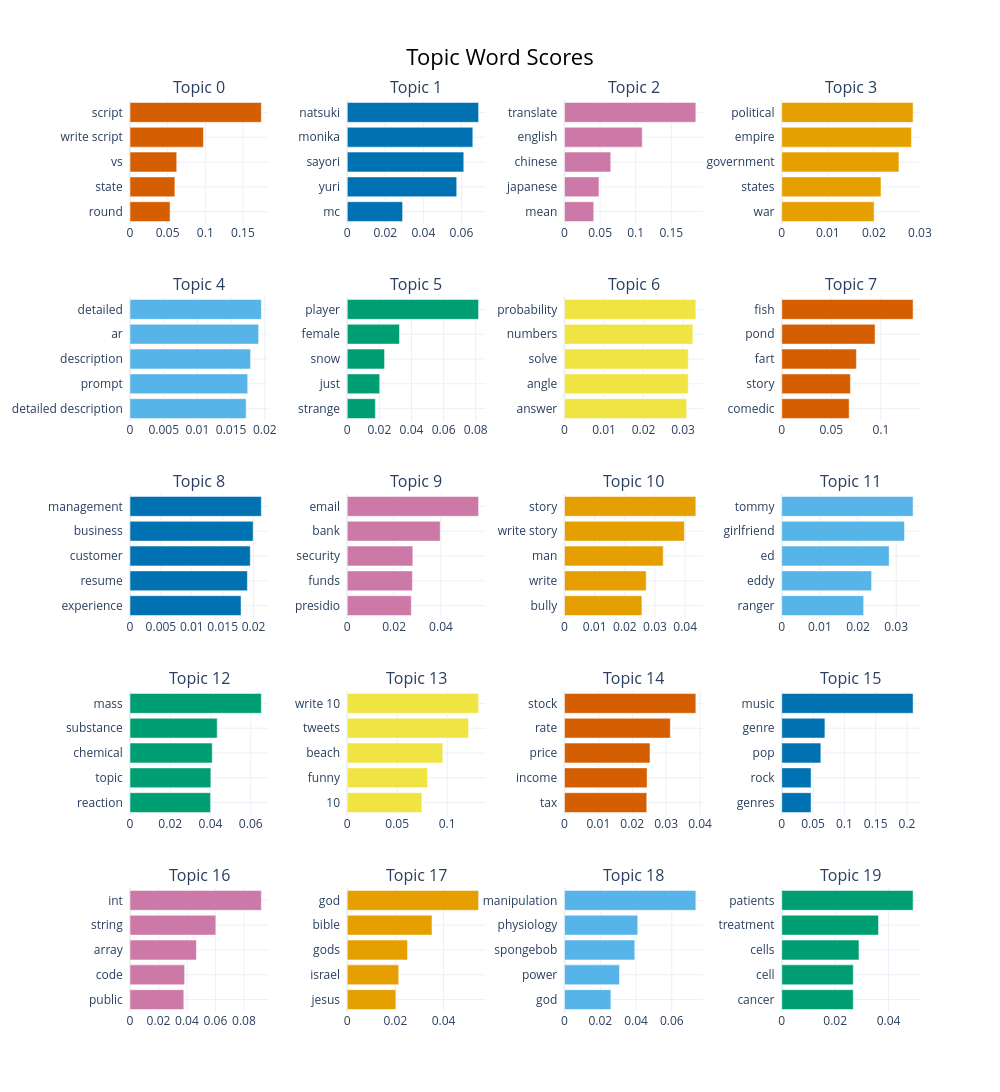

The code cell stored with this chart in its notebook:
### Markdown cell above
## 10. Visualizations

### Code cell
# Topic word scores barchart
best_model.visualize_barchart(top_n_topics=20)

### Figure 1 — Plotly figure (JSON) as saved in the notebook; plotly's stock layout.template omitted (floating-point values rounded to 4 significant figures)
{"data": [{"marker": {"color": "#D55E00"}, "orientation": "h", "type": "bar", "x": [0.05321, 0.05961, 0.06207, 0.09758, 0.1745], "xaxis": "x", "y": ["round  ", "state  ", "vs  ", "write script  ", "script  "], "yaxis": "y"}, {"marker": {"color": "#0072B2"}, "orientation": "h", "type": "bar", "x": [0.02907, 0.05752, 0.06122, 0.06597, 0.06901], "xaxis": "x2", "y": ["mc  ", "yuri  ", "sayori  ", "monika  ", "natsuki  "], "yaxis": "y2"}, {"marker": {"color": "#CC79A7"}, "orientation": "h", "type": "bar", "x": [0.04103, 0.04838, 0.06498, 0.1092, 0.1844], "xaxis": "x3", "y": ["mean  ", "japanese  ", "chinese  ", "english  ", "translate  "], "yaxis": "y3"}, {"marker": {"color": "#E69F00"}, "orientation": "h", "type": "bar", "x": [0.02004, 0.02155, 0.02544, 0.02816, 0.02852], "xaxis": "x4", "y": ["war  ", "states  ", "government  ", "empire  ", "political  "], "yaxis": "y4"}, {"marker": {"color": "#56B4E9"}, "orientation": "h", "type": "bar", "x": [0.01723, 0.01745, 0.01788, 0.01908, 0.01948], "xaxis": "x5", "y": ["detailed description  ", "prompt  ", "description  ", "ar  ", "detailed  "], "yaxis": "y5"}, {"marker": {"color": "#009E73"}, "orientation": "h", "type": "bar", "x": [0.01751, 0.0202, 0.02323, 0.03252, 0.08179], "xaxis": "x6", "y": ["strange  ", "just  ", "snow  ", "female  ", "player  "], "yaxis": "y6"}, {"marker": {"color": "#F0E442"}, "orientation": "h", "type": "bar", "x": [0.03091, 0.0313, 0.03132, 0.03248, 0.03322], "xaxis": "x7", "y": ["answer  ", "angle  ", "solve  ", "numbers  ", "probability  "], "yaxis": "y7"}, {"marker": {"color": "#D55E00"}, "orientation": "h", "type": "bar", "x": [0.06804, 0.0693, 0.07534, 0.09418, 0.1326], "xaxis": "x8", "y": ["comedic  ", "story  ", "fart  ", "pond  ", "fish  "], "yaxis": "y8"}, {"marker": {"color": "#0072B2"}, "orientation": "h", "type": "bar", "x": [0.01798, 0.019, 0.01947, 0.01993, 0.02126], "xaxis": "x9", "y": ["experience  ", "resume  ", "customer  ", "business  ", "management  "], "yaxis": "y9"}, {"marker": {"color": "#CC79A7"}, "orientation": "h", "type": "bar", "x": [0.02734, 0.02781, 0.02799, 0.03967, 0.05605], "xaxis": "x10", "y": ["presidio  ", "funds  ", "security  ", "bank  ", "email  "], "yaxis": "y10"}, {"marker": {"color": "#E69F00"}, "orientation": "h", "type": "bar", "x": [0.02566, 0.02707, 0.03273, 0.03974, 0.04354], "xaxis": "x11", "y": ["bully  ", "write  ", "man  ", "write story  ", "story  "], "yaxis": "y11"}, {"marker": {"color": "#56B4E9"}, "orientation": "h", "type": "bar", "x": [0.02148, 0.02355, 0.02817, 0.03218, 0.03443], "xaxis": "x12", "y": ["ranger  ", "eddy  ", "ed  ", "girlfriend  ", "tommy  "], "yaxis": "y12"}, {"marker": {"color": "#009E73"}, "orientation": "h", "type": "bar", "x": [0.04003, 0.04018, 0.04089, 0.04334, 0.06527], "xaxis": "x13", "y": ["reaction  ", "topic  ", "chemical  ", "substance  ", "mass  "], "yaxis": "y13"}, {"marker": {"color": "#F0E442"}, "orientation": "h", "type": "bar", "x": [0.07468, 0.08044, 0.09559, 0.1215, 0.1315], "xaxis": "x14", "y": ["10  ", "funny  ", "beach  ", "tweets  ", "write 10  "], "yaxis": "y14"}, {"marker": {"color": "#D55E00"}, "orientation": "h", "type": "bar", "x": [0.02428, 0.02437, 0.02524, 0.03123, 0.03876], "xaxis": "x15", "y": ["tax  ", "income  ", "price  ", "rate  ", "stock  "], "yaxis": "y15"}, {"marker": {"color": "#0072B2"}, "orientation": "h", "type": "bar", "x": [0.0468, 0.04682, 0.06242, 0.06893, 0.2097], "xaxis": "x16", "y": ["genres  ", "rock  ", "pop  ", "genre  ", "music  "], "yaxis": "y16"}, {"marker": {"color": "#CC79A7"}, "orientation": "h", "type": "bar", "x": [0.03779, 0.03835, 0.04664, 0.06028, 0.09224], "xaxis": "x17", "y": ["public  ", "code  ", "array  ", "string  ", "int  "], "yaxis": "y17"}, {"marker": {"color": "#E69F00"}, "orientation": "h", "type": "bar", "x": [0.02019, 0.02138, 0.02503, 0.03521, 0.05456], "xaxis": "x18", "y": ["jesus  ", "israel  ", "gods  ", "bible  ", "god  "], "yaxis": "y18"}, {"marker": {"color": "#56B4E9"}, "orientation": "h", "type": "bar", "x": [0.02593, 0.03073, 0.03929, 0.04096, 0.07344], "xaxis": "x19", "y": ["god  ", "power  ", "spongebob  ", "physiology  ", "manipulation  "], "yaxis": "y19"}, {"marker": {"color": "#009E73"}, "orientation": "h", "type": "bar", "x": [0.02678, 0.0268, 0.02892, 0.03622, 0.04918], "xaxis": "x20", "y": ["cancer  ", "cell  ", "cells  ", "treatment  ", "patients  "], "yaxis": "y20"}], "layout": {"annotations": [{"font": {"size": 16}, "showarrow": false, "text": "Topic 0", "x": 0.0875, "xanchor": "center", "xref": "paper", "y": 1.0, "yanchor": "bottom", "yref": "paper"}, {"font": {"size": 16}, "showarrow": false, "text": "Topic 1", "x": 0.3625, "xanchor": "center", "xref": "paper", "y": 1.0, "yanchor": "bottom", "yref": "paper"}, {"font": {"size": 16}, "showarrow": false, "text": "Topic 2", "x": 0.6375, "xanchor": "center", "xref": "paper", "y": 1.0, "yanchor": "bottom", "yref": "paper"}, {"font": {"size": 16}, "showarrow": false, "text": "Topic 3", "x": 0.9125, "xanchor": "center", "xref": "paper", "y": 1.0, "yanchor": "bottom", "yref": "paper"}, {"font": {"size": 16}, "showarrow": false, "text": "Topic 4", "x": 0.0875, "xanchor": "center", "xref": "paper", "y": 0.784, "yanchor": "bottom", "yref": "paper"}, {"font": {"size": 16}, "showarrow": false, "text": "Topic 5", "x": 0.3625, "xanchor": "center", "xref": "paper", "y": 0.784, "yanchor": "bottom", "yref": "paper"}, {"font": {"size": 16}, "showarrow": false, "text": "Topic 6", "x": 0.6375, "xanchor": "center", "xref": "paper", "y": 0.784, "yanchor": "bottom", "yref": "paper"}, {"font": {"size": 16}, "showarrow": false, "text": "Topic 7", "x": 0.9125, "xanchor": "center", "xref": "paper", "y": 0.784, "yanchor": "bottom", "yref": "paper"}, {"font": {"size": 16}, "showarrow": false, "text": "Topic 8", "x": 0.0875, "xanchor": "center", "xref": "paper", "y": 0.568, "yanchor": "bottom", "yref": "paper"}, {"font": {"size": 16}, "showarrow": false, "text": "Topic 9", "x": 0.3625, "xanchor": "center", "xref": "paper", "y": 0.568, "yanchor": "bottom", "yref": "paper"}, {"font": {"size": 16}, "showarrow": false, "text": "Topic 10", "x": 0.6375, "xanchor": "center", "xref": "paper", "y": 0.568, "yanchor": "bottom", "yref": "paper"}, {"font": {"size": 16}, "showarrow": false, "text": "Topic 11", "x": 0.9125, "xanchor": "center", "xref": "paper", "y": 0.568, "yanchor": "bottom", "yref": "paper"}, {"font": {"size": 16}, "showarrow": false, "text": "Topic 12", "x": 0.0875, "xanchor": "center", "xref": "paper", "y": 0.352, "yanchor": "bottom", "yref": "paper"}, {"font": {"size": 16}, "showarrow": false, "text": "Topic 13", "x": 0.3625, "xanchor": "center", "xref": "paper", "y": 0.352, "yanchor": "bottom", "yref": "paper"}, {"font": {"size": 16}, "showarrow": false, "text": "Topic 14", "x": 0.6375, "xanchor": "center", "xref": "paper", "y": 0.352, "yanchor": "bottom", "yref": "paper"}, {"font": {"size": 16}, "showarrow": false, "text": "Topic 15", "x": 0.9125, "xanchor": "center", "xref": "paper", "y": 0.352, "yanchor": "bottom", "yref": "paper"}, {"font": {"size": 16}, "showarrow": false, "text": "Topic 16", "x": 0.0875, "xanchor": "center", "xref": "paper", "y": 0.136, "yanchor": "bottom", "yref": "paper"}, {"font": {"size": 16}, "showarrow": false, "text": "Topic 17", "x": 0.3625, "xanchor": "center", "xref": "paper", "y": 0.136, "yanchor": "bottom", "yref": "paper"}, {"font": {"size": 16}, "showarrow": false, "text": "Topic 18", "x": 0.6375, "xanchor": "center", "xref": "paper", "y": 0.136, "yanchor": "bottom", "yref": "paper"}, {"font": {"size": 16}, "showarrow": false, "text": "Topic 19", "x": 0.9125, "xanchor": "center", "xref": "paper", "y": 0.136, "yanchor": "bottom", "yref": "paper"}], "height": 1250, "hoverlabel": {"bgcolor": "white", "font": {"family": "Rockwell", "size": 16}}, "showlegend": false, "title": {"font": {"color": "Black", "size": 22}, "text": "Topic Word Scores", "x": 0.5, "xanchor": "center", "yanchor": "top"}, "width": 1000, "xaxis": {"anchor": "y", "domain": [0, 0.175], "showgrid": true}, "xaxis10": {"anchor": "y10", "domain": [0.275, 0.45], "showgrid": true}, "xaxis11": {"anchor": "y11", "domain": [0.55, 0.725], "showgrid": true}, "xaxis12": {"anchor": "y12", "domain": [0.825, 1], "showgrid": true}, "xaxis13": {"anchor": "y13", "domain": [0, 0.175], "showgrid": true}, "xaxis14": {"anchor": "y14", "domain": [0.275, 0.45], "showgrid": true}, "xaxis15": {"anchor": "y15", "domain": [0.55, 0.725], "showgrid": true}, "xaxis16": {"anchor": "y16", "domain": [0.825, 1], "showgrid": true}, "xaxis17": {"anchor": "y17", "domain": [0, 0.175], "showgrid": true}, "xaxis18": {"anchor": "y18", "domain": [0.275, 0.45], "showgrid": true}, "xaxis19": {"anchor": "y19", "domain": [0.55, 0.725], "showgrid": true}, "xaxis2": {"anchor": "y2", "domain": [0.275, 0.45], "showgrid": true}, "xaxis20": {"anchor": "y20", "domain": [0.825, 1], "showgrid": true}, "xaxis3": {"anchor": "y3", "domain": [0.55, 0.725], "showgrid": true}, "xaxis4": {"anchor": "y4", "domain": [0.825, 1], "showgrid": true}, "xaxis5": {"anchor": "y5", "domain": [0, 0.175], "showgrid": true}, "xaxis6": {"anchor": "y6", "domain": [0.275, 0.45], "showgrid": true}, "xaxis7": {"anchor": "y7", "domain": [0.55, 0.725], "showgrid": true}, "xaxis8": {"anchor": "y8", "domain": [0.825, 1], "showgrid": true}, "xaxis9": {"anchor": "y9", "domain": [0, 0.175], "showgrid": true}, "yaxis": {"anchor": "x", "domain": [0.864, 1.0], "showgrid": true}, "yaxis10": {"anchor": "x10", "domain": [0.432, 0.568], "showgrid": true}, "yaxis11": {"anchor": "x11", "domain": [0.432, 0.568], "showgrid": true}, "yaxis12": {"anchor": "x12", "domain": [0.432, 0.568], "showgrid": true}, "yaxis13": {"anchor": "x13", "domain": [0.216, 0.352], "showgrid": true}, "yaxis14": {"anchor": "x14", "domain": [0.216, 0.352], "showgrid": true}, "yaxis15": {"anchor": "x15", "domain": [0.216, 0.352], "showgrid": true}, "yaxis16": {"anchor": "x16", "domain": [0.216, 0.352], "showgrid": true}, "yaxis17": {"anchor": "x17", "domain": [0, 0.136], "showgrid": true}, "yaxis18": {"anchor": "x18", "domain": [0, 0.136], "showgrid": true}, "yaxis19": {"anchor": "x19", "domain": [0, 0.136], "showgrid": true}, "yaxis2": {"anchor": "x2", "domain": [0.864, 1.0], "showgrid": true}, "yaxis20": {"anchor": "x20", "domain": [0, 0.136], "showgrid": true}, "yaxis3": {"anchor": "x3", "domain": [0.864, 1.0], "showgrid": true}, "yaxis4": {"anchor": "x4", "domain": [0.864, 1.0], "showgrid": true}, "yaxis5": {"anchor": "x5", "domain": [0.648, 0.784], "showgrid": true}, "yaxis6": {"anchor": "x6", "domain": [0.648, 0.784], "showgrid": true}, "yaxis7": {"anchor": "x7", "domain": [0.648, 0.784], "showgrid": true}, "yaxis8": {"anchor": "x8", "domain": [0.648, 0.784], "showgrid": true}, "yaxis9": {"anchor": "x9", "domain": [0.432, 0.568], "showgrid": true}}}
